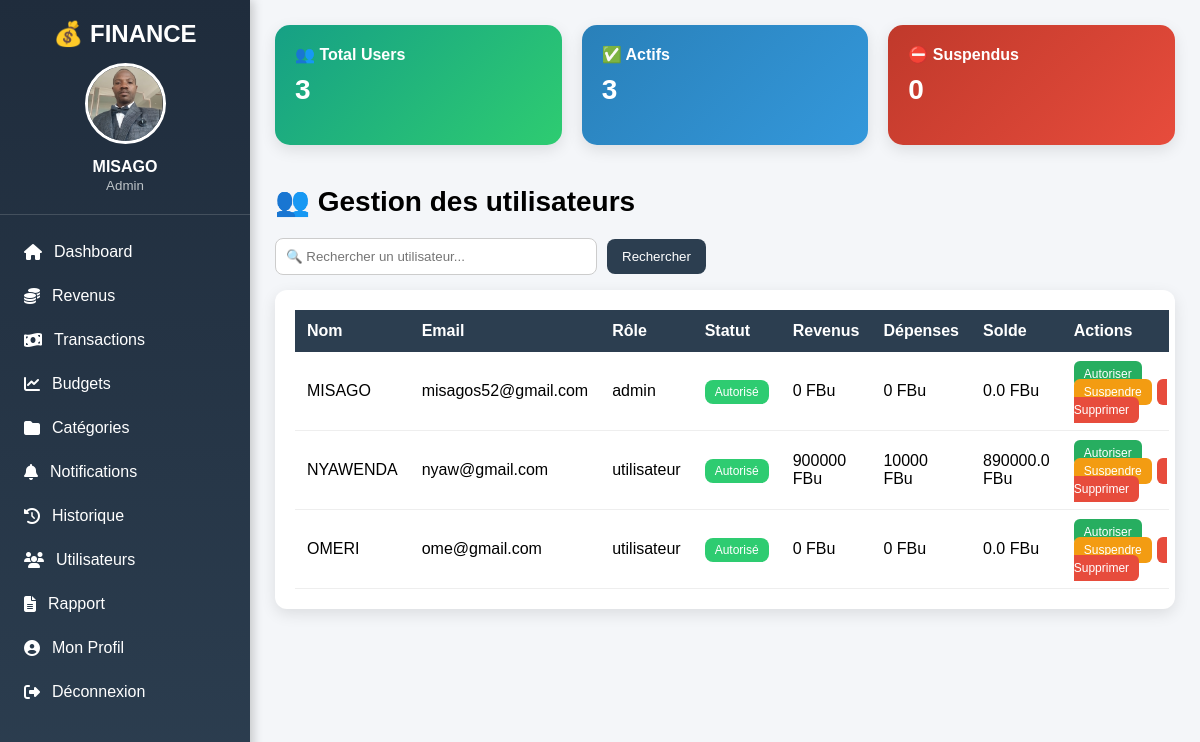
The page /users/ (signed in) on the database as committed earlier.
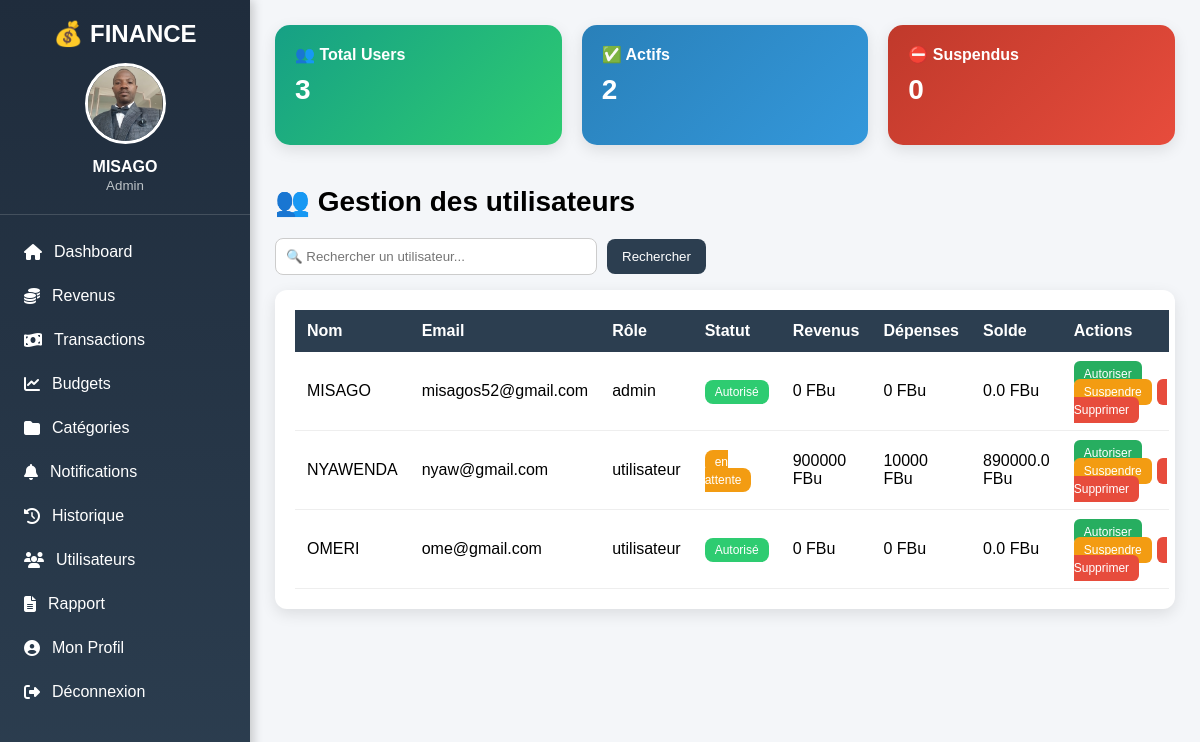
The same page on the database as committed later.
### accounts/models.py (models this page shows, shortened)
class User(AbstractUser):
    username = None
    nom = models.CharField(
        max_length=100,
        blank=True,
        null=True
    )
    email = models.EmailField(
        unique=True
    )
    role = models.CharField(
        max_length=20,
        default="utilisateur"
    )
    statut = models.CharField(
        max_length=20,
        default="en attente"
    )
    photo = models.ImageField(
        upload_to="profiles/",
        blank=True,
        null=True,
        default="profiles/default.png"
    )
    USERNAME_FIELD = "email"
    REQUIRED_FIELDS = []
    objects = UserManager()

### dashboard/admin_views.py (the view)
@login_required
def users_list(request):
    if not request.user.is_superuser and request.user.role != "admin":
        return redirect("dashboard")
    search = request.GET.get("search")
    utilisateurs = User.objects.all().order_by("nom")
    if search:
        utilisateurs = utilisateurs.filter(
            email__icontains=search
        )
    total_users = User.objects.count()
    users_actifs = User.objects.filter(statut="autorisé").count()
    users_suspendus = User.objects.filter(statut="suspendu").count()
    data = []
    for u in utilisateurs:
        revenus = Revenu.objects.filter(
            user=u
        ).aggregate(
            total=Sum("montant")
        )["total"] or 0
        depenses = Transaction.objects.filter(
            user=u
        ).aggregate(
            total=Sum("montant")
        )["total"] or 0
        solde = float(revenus) - float(depenses)
        data.append({
            "id": u.id,
            "nom": u.nom,
            "email": u.email,
            "role": u.role,
            "statut": u.statut,
            "revenus": revenus,
            "depenses": depenses,
            "solde": solde,
        })
    return render(request, "dashboard/users.html", {
        "utilisateurs": data,
        "total_users": total_users,
        "users_actifs": users_actifs,
        "users_suspendus": users_suspendus,
    })

### templates/dashboard/users.html (shortened to what this page needs)
{% extends "base.html" %}
{% block content %}
<div class="cards">
<div class="card solde">
<h3>👥 Total Users</h3>
<h1>{{ total_users }}</h1>
</div>
<div class="card revenus">
<h3>✅ Actifs</h3>
<h1>{{ users_actifs }}</h1>
</div>
<div class="card depenses">
<h3>⛔ Suspendus</h3>
<h1>{{ users_suspendus }}</h1>
</div>
</div>
<div class="title">👥 Gestion des utilisateurs</div>
<div style="margin-bottom:15px;">
<form method="GET" style="display:flex; gap:10px; align-items:center;">
<input type="text"
       name="search"
       placeholder="🔍 Rechercher un utilisateur..."
       value="{{ request.GET.search }}"
       style="
           padding:10px;
           width:300px;
           border-radius:8px;
           border:1px solid #ccc;
           outline:none;
       ">
<button type="submit"
        style="
            padding:10px 15px;
            border:none;
            background:#2c3e50;
            color:white;
            border-radius:8px;
            cursor:pointer;
        ">
    Rechercher
</button>
</form>
</div>
<div class="table-box">
<table>
<tr>
    <th>Nom</th>
    <th>Email</th>
    <th>Rôle</th>
    <th>Statut</th>
    <th>Revenus</th>
    <th>Dépenses</th>
    <th>Solde</th>
    <th>Actions</th>
</tr>
{% for u in utilisateurs %}
<tr>
    <td>{{ u.nom }}</td>
    <td>{{ u.email }}</td>
    <td>{{ u.role }}</td>
    <td>
        {% if u.statut == "autorisé" %}
            <span class="badge ok">Autorisé</span>
        {% elif u.statut == "suspendu" %}
            <span class="badge danger">Suspendu</span>
        {% else %}
            <span class="badge warning">{{ u.statut }}</span>
        {% endif %}
    </td>
    <td>{{ u.revenus }} FBu</td>
    <td>{{ u.depenses }} FBu</td>
    <td>{{ u.solde }} FBu</td>
    <td>
        <a class="btn btn-allow"
           href="{% url 'autoriser_user' u.id %}">
           Autoriser
        </a>
        <a class="btn btn-suspend"
           href="{% url 'suspendre_user' u.id %}">
           Suspendre
        </a>
        <a class="btn btn-delete"
           href="{% url 'supprimer_user' u.id %}"
           onclick="return confirm('Supprimer cet utilisateur ?')">
           Supprimer
        </a>
    </td>
</tr>
{% endfor %}
</table>
</div>
{% endblock %}

Rows that differ between the two databases and show on the page:
changed User "NYAWENDA": statut "autorisé" → "en attente" (drawn)
Other text that changed with them:
{{ users_actifs }}: "3" → "2"
new list line: "NYAWENDA nyaw@gmail.com utilisateur en attente"
new list line: "900000 FBu 10000 FBu 890000.0 FBu Autoriser Suspendre Supprimer"
list line gone: "NYAWENDA nyaw@gmail.com utilisateur"
list line gone: "Autorisé 900000 FBu 10000 FBu 890000.0 FBu Autoriser Suspendre Supprimer"
